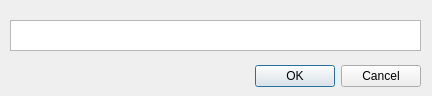
<?xml version="1.0" encoding="UTF-8"?>
<ui version="4.0">
 <class>DialogJumpToAddress</class>
 <widget class="QDialog" name="DialogJumpToAddress">
  <property name="geometry">
   <rect>
    <x>0</x>
    <y>0</y>
    <width>432</width>
    <height>96</height>
   </rect>
  </property>
  <property name="windowTitle">
   <string>Dialog</string>
  </property>
  <widget class="QDialogButtonBox" name="buttonBox">
   <property name="geometry">
    <rect>
     <x>80</x>
     <y>60</y>
     <width>341</width>
     <height>32</height>
    </rect>
   </property>
   <property name="orientation">
    <enum>Qt::Horizontal</enum>
   </property>
   <property name="standardButtons">
    <set>QDialogButtonBox::Cancel|QDialogButtonBox::Ok</set>
   </property>
  </widget>
  <widget class="QTextEdit" name="textEdit_Address">
   <property name="geometry">
    <rect>
     <x>10</x>
     <y>20</y>
     <width>411</width>
     <height>31</height>
    </rect>
   </property>
  </widget>
 </widget>
 <resources/>
 <connections>
  <connection>
   <sender>buttonBox</sender>
   <signal>accepted()</signal>
   <receiver>DialogJumpToAddress</receiver>
   <slot>accept()</slot>
   <hints>
    <hint type="sourcelabel">
     <x>248</x>
     <y>254</y>
    </hint>
    <hint type="destinationlabel">
     <x>157</x>
     <y>274</y>
    </hint>
   </hints>
  </connection>
  <connection>
   <sender>buttonBox</sender>
   <signal>rejected()</signal>
   <receiver>DialogJumpToAddress</receiver>
   <slot>reject()</slot>
   <hints>
    <hint type="sourcelabel">
     <x>316</x>
     <y>260</y>
    </hint>
    <hint type="destinationlabel">
     <x>286</x>
     <y>274</y>
    </hint>
   </hints>
  </connection>
 </connections>
</ui>
